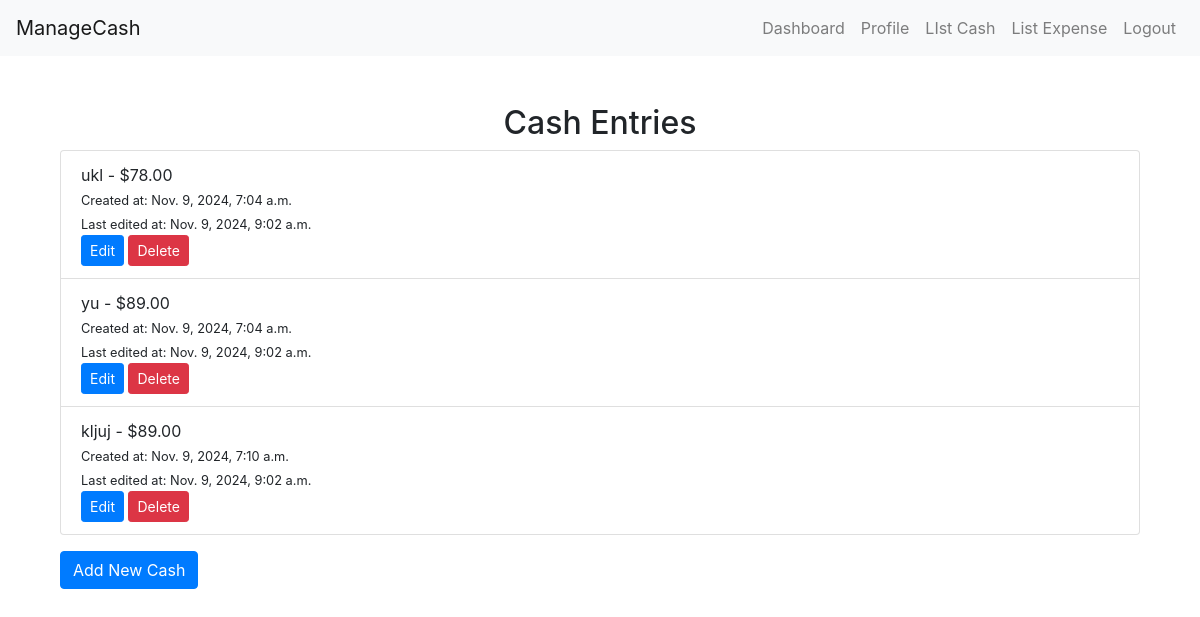
Screenshot of /cash-list/ (signed in) with the database file from the repository.
### ManageCash/models.py (models this page shows, shortened)
class AddCash(models.Model):
    user = models.ForeignKey('CustomUser', on_delete=models.CASCADE)
    source = models.CharField(max_length=255)
    datetime = models.DateTimeField(auto_now_add=True)
    updated_at = models.DateTimeField(auto_now=True)
    amount = models.DecimalField(max_digits=10, decimal_places=2)
    description = models.TextField()

### ManageCash/views.py (the view)
# urls.py: path('cash-list/', cash_list, name='cash_list'),
@login_required
def cash_list(request):
    cash_entries = AddCash.objects.filter(user=request.user)
    return render(request, 'cash_list.html', {'cash_entries': cash_entries})

### Template/cash_list.html
{% extends "index.html" %}
{% block content %}
<div class="container mt-5">
    <h2 class="text-center">Cash Entries</h2>
    <ul class="list-group">
        {% for cash in cash_entries %}
            <li class="list-group-item">
                {{ cash.source }} - ${{ cash.amount }}
                <br>
                <small>Created at: {{ cash.datetime }}</small>
                <br>
                <small>Last edited at: {{ cash.updated_at }}</small>
                <br>
                <a href="{% url 'update_cash' cash.id %}" class="btn btn-primary btn-sm">Edit</a>
                <a href="{% url 'delete_cash' cash.id %}" class="btn btn-danger btn-sm">Delete</a>
            </li>
        {% endfor %}
    </ul>
    <div class="mt-3">
        <a href="{% url 'add_cash' %}" class="btn btn-primary">Add New Cash</a>
    </div>
</div>
{% endblock %}

### Template/index.html (shortened to what this page needs)
<!DOCTYPE html>
<html lang="en">
<head>
    <link href="https://maxcdn.bootstrapcdn.com/bootstrap/4.5.2/css/bootstrap.min.css" rel="stylesheet">
</head>
<body>
    {% include 'navbar.html' %}
    <div class="container mt-5">
        {% block content %}
        {% endblock %}
    </div>
</body>
</html>

### Template/navbar.html (shortened to what this page needs)
<nav class="navbar navbar-expand-lg navbar-light bg-light">
    <a class="navbar-brand" href="{% url 'dashboard' %}">ManageCash</a>
    <div class="collapse navbar-collapse" id="navbarNav">
        <ul class="navbar-nav ml-auto">
            {% if user.is_authenticated %}
                <li class="nav-item">
                    <a class="nav-link" href="{% url 'dashboard' %}">Dashboard</a>
                </li>
                <li class="nav-item">
                    <a class="nav-link" href="{% url 'profile' %}">Profile</a>
                </li>
                <li class="nav-item">
                    <a class="nav-link" href="{% url 'cash_list' %}">LIst Cash</a>
                </li>
                <li class="nav-item">
                    <a class="nav-link" href="{% url 'expense_list' %}">List Expense</a>
                </li>
                <li class="nav-item">
                    <a class="nav-link" href="{% url 'signout' %}">Logout</a>
                </li>
            {% endif %}
        </ul>
    </div>
</nav>

### rows the page displays
AddCash: source "ukl", amount "78.00", datetime "Nov. 9, 2024, 7:04 a.m.", updated_at "Nov. 9, 2024, 9:02 a.m."
AddCash: source "yu", amount "89.00", datetime "Nov. 9, 2024, 7:04 a.m.", updated_at "Nov. 9, 2024, 9:02 a.m."
AddCash: source "kljuj", amount "89.00", datetime "Nov. 9, 2024, 7:10 a.m.", updated_at "Nov. 9, 2024, 9:02 a.m."
